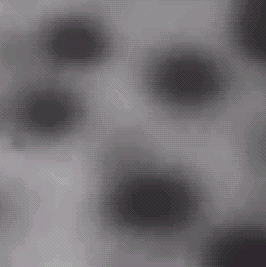
%> input picture Demo/matlab/seg.png, 266 x 267 px
$ octave test_waterSeg.m   (GNU Octave 9; MATLAB toolbox functions it lacks are replaced by stand-ins)
%> lines starting %> are read from the running program, lines starting %| are printed output that depends on the picture
im = im2double(rgb2gray(imread('seg.png')));
%> im: size 267x266 double; min 0.169, max 0.671, mean 0.442

close  all;

H = [-1 1];

imgx = im;
imgx(:) = 0;
%> imgx: size 267x266 double; every value is 0
imgy = im;
imgy(:) = 0;

sy = size(im, 1);
%> sy = 267
sx = size(im, 2);
%> sx = 266

for iy = 1: (sy-1)
    for ix = 1: (sx-1)
        c = im(iy, ix:ix+1).*H;
        imgx(iy, ix) = sum(c(:));

        c = (im(iy:iy+1, ix)').*H;
        imgy(iy, ix) = sum(c(:));
    end
end
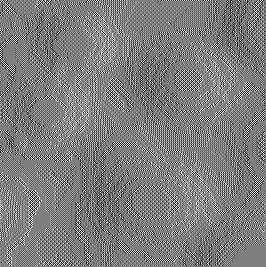
%> imgx: size 267x266 double; min -0.0627, max 0.0627, mean -0.000683; drawn with min black and max white
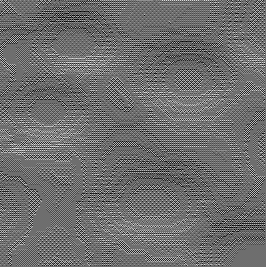
%> imgy: size 267x266 double; min -0.0627, max 0.0824, mean -0.000159; drawn with min black and max white

imgs = sqrt(imgx.^2 + imgy.^2);
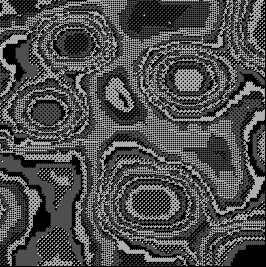
%> imgs: size 267x266 double; min 0, max 0.0887, mean 0.0264; drawn with min black and max white


w = 15;
h = ones(w,w)/(w*w);

[sy, sx] = size(imgs);
img = zeros(sy-w+1, sx-w+1);
for y=1:(sy-w+1)
    for x=1:(sx-w+1)
        %imd(y,x) = boxfilter
        %im(y+0:2, x+0:2) * h
        img(y,x) = sum(sum(imgs(y+(0:w-1), x+(0:w-1)) .* h));
    end
end
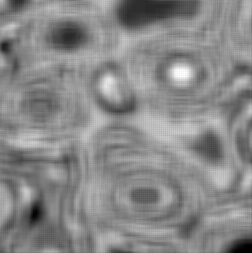
%> img: size 253x252 double; min 0, max 0.0501, mean 0.0268; drawn with min black and max white

L = watershed(img);
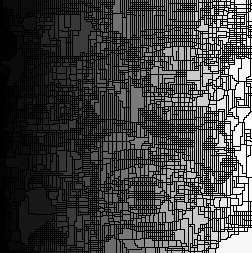
%> L: size 253x252 uint16; min 0, max 4359, mean 1142.4; drawn with min black and max white

figure;
subplot(2,2,1);
imshow(im);

subplot(2,2,2);
imshow(img,[]);

rgb = label2rgb(L,'jet',[.5 .5 .5]);
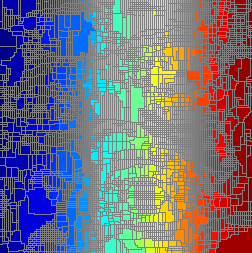
%> rgb: size 253x252x3 uint8; mean R, G, B 114.4, 115, 126.5
subplot(2,2,3);
imshow(rgb,'InitialMagnification','fit')
% [9 lines of commented-out code are left out]

$ run again, with Demo/matlab/1.png copied over Demo/matlab/seg.png
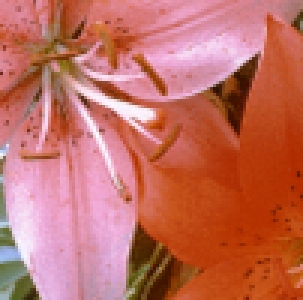
%> input picture Demo/matlab/1.png, 101 x 100 px (shown 3 times larger)
%> `L = watershed(img);`:
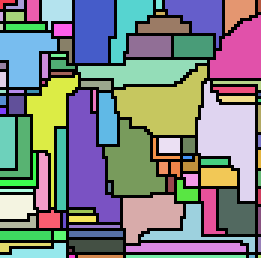
%> L: size 86x87 uint8 (shown 3 times larger); 100 distinct labels, from 0 to 99; one colour per label, 0 black
%> `rgb = label2rgb(L,'jet',[.5 .5 .5]);`:
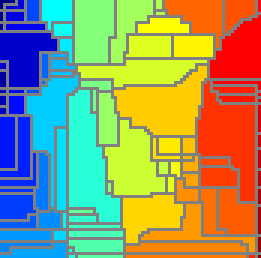
%> rgb: size 86x87x3 uint8 (shown 3 times larger); mean R, G, B 148.3, 153.2, 104.3

$ run again, with Demo/matlab/2.png copied over Demo/matlab/seg.png
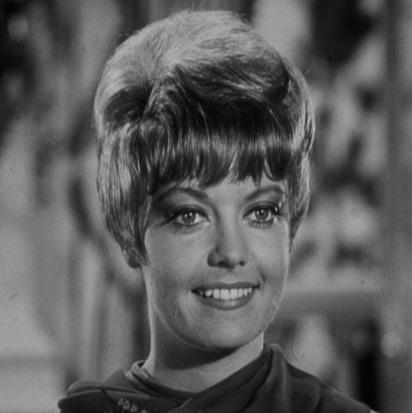
%> input picture Demo/matlab/2.png, 412 x 413 px
%> after the loop `for y=1:(sy-w+1)`:
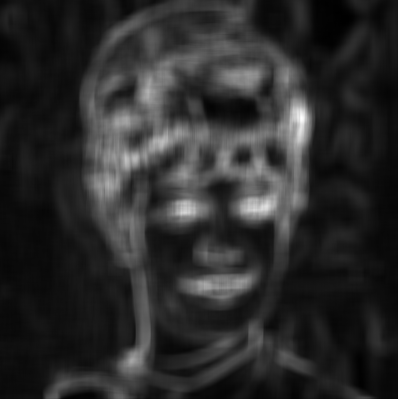
%> img: size 399x398 double; min 0.00627, max 0.117, mean 0.0254; drawn with min black and max white
%> `rgb = label2rgb(L,'jet',[.5 .5 .5]);`:
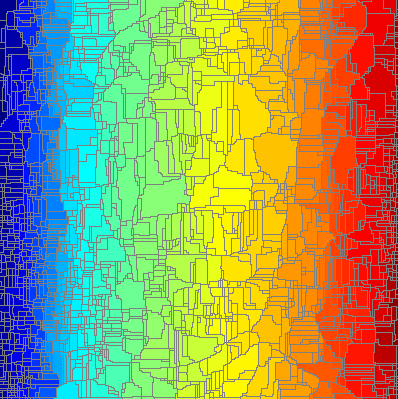
%> rgb: size 399x398x3 uint8; mean R, G, B 154.4, 158.8, 95.8
